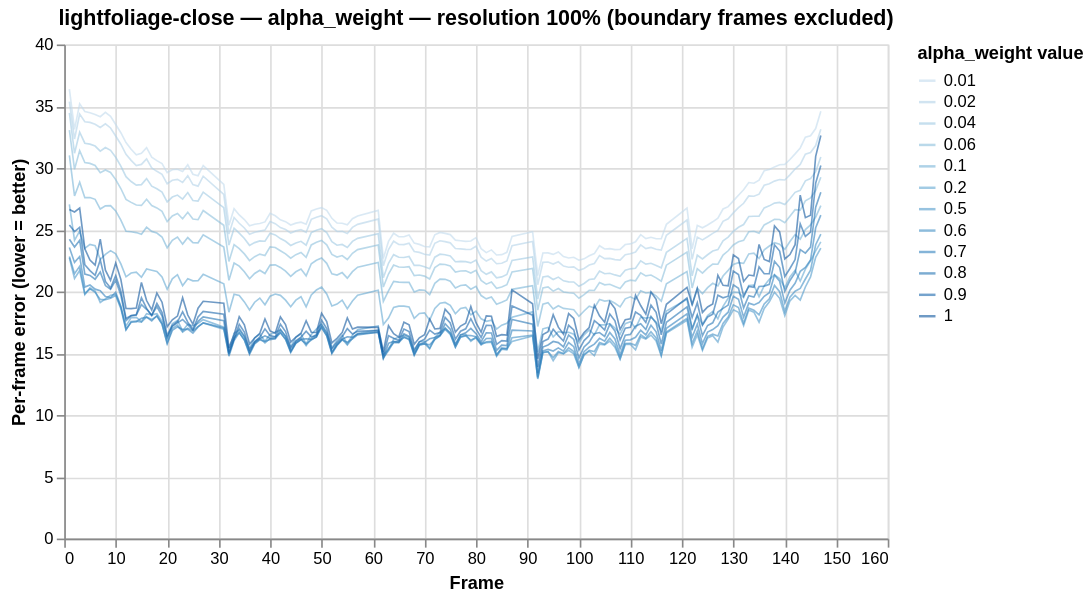

Write notebook code for a chart like this one.
### Code cell
import json
import altair as alt
import pandas as pd

with open('../dataset.json', 'r') as f:
    raw = json.load(f)

scene = 'lightfoliage-close'
res   = '100'
param = 'alpha_weight'

records = []
for entry in raw[scene][res][f'ref-{scene}'][param]:
    for frame_idx, error in enumerate(entry['per_frame_errors']):
        records.append({
            'frame': frame_idx,
            'error': error,
            'value': entry['value'],
        })

df_frames = pd.DataFrame(records)

# Exclude frames within 3 of a multiple of 30
df_frames = df_frames[df_frames['frame'].apply(lambda f: (f % 30) > 0 and (f % 30) < 28)]

alt.Chart(df_frames).mark_line(opacity=0.6, strokeWidth=1).encode(
    x=alt.X('frame:Q', title='Frame'),
    y=alt.Y('error:Q', title='Per-frame error (lower = better)'),
    color=alt.Color('value:O', title='alpha_weight value'),
    tooltip=['frame', 'error', 'value']
).properties(
    title=f'{scene} — {param} — resolution {res}% (boundary frames excluded)',
    width=500,
    height=300
)

### Figure 1 — Vega-Lite specification as saved in the notebook (floating-point values rounded to 4 significant figures; data arrays with more than 128 entries replaced by an {"elided": "..."} marker saying what was removed)
{"config": {"view": {"continuousWidth": 300, "continuousHeight": 300}}, "data": {"name": "data-ce49b6c9dddfbe7c1a071cc244776539"}, "mark": {"type": "line", "opacity": 0.6, "strokeWidth": 1}, "encoding": {"color": {"field": "value", "title": "alpha_weight value", "type": "ordinal"}, "tooltip": [{"field": "frame", "type": "quantitative"}, {"field": "error", "type": "quantitative"}, {"field": "value", "type": "quantitative"}], "x": {"field": "frame", "title": "Frame", "type": "quantitative"}, "y": {"field": "error", "title": "Per-frame error (lower = better)", "type": "quantitative"}}, "height": 300, "title": "lightfoliage-close — alpha_weight — resolution 100% (boundary frames excluded)", "width": 500, "$schema": "https://vega.github.io/schema/vega-lite/v6.1.0.json", "datasets": {"data-ce49b6c9dddfbe7c1a071cc244776539": {"elided": "1620 records"}}}
